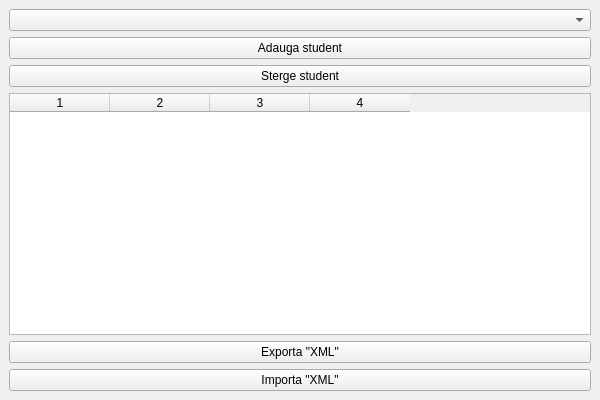
<?xml version="1.0" encoding="UTF-8"?>
<ui version="4.0">
 <class>MainWindow</class>
 <widget class="QMainWindow" name="MainWindow">
  <property name="geometry">
   <rect>
    <x>0</x>
    <y>0</y>
    <width>600</width>
    <height>400</height>
   </rect>
  </property>
  <property name="windowTitle">
   <string>Student Grade Manager</string>
  </property>
  <widget class="QWidget" name="centralwidget">
   <layout class="QVBoxLayout" name="verticalLayout">
    <item>
     <widget class="QComboBox" name="comboStyle"/>
    </item>
    <item>
     <widget class="QPushButton" name="btnAdd">
      <property name="text">
       <string>Adauga student</string>
      </property>
     </widget>
    </item>
    <item>
     <widget class="QPushButton" name="btnDelete">
      <property name="text">
       <string>Sterge student</string>
      </property>
     </widget>
    </item>
    <item>
     <widget class="QTableWidget" name="tableWidget">
      <property name="columnCount">
       <number>4</number>
      </property>
      <attribute name="horizontalHeaderCascadingSectionResizes">
       <bool>false</bool>
      </attribute>
      <column/>
      <column/>
      <column/>
      <column/>
     </widget>
    </item>
    <item>
     <widget class="QPushButton" name="btnExport">
      <property name="text">
       <string>Exporta &quot;XML&quot;</string>
      </property>
     </widget>
    </item>
    <item>
     <widget class="QPushButton" name="btnImport">
      <property name="text">
       <string>Importa &quot;XML&quot;</string>
      </property>
     </widget>
    </item>
   </layout>
  </widget>
 </widget>
 <resources/>
 <connections/>
</ui>
